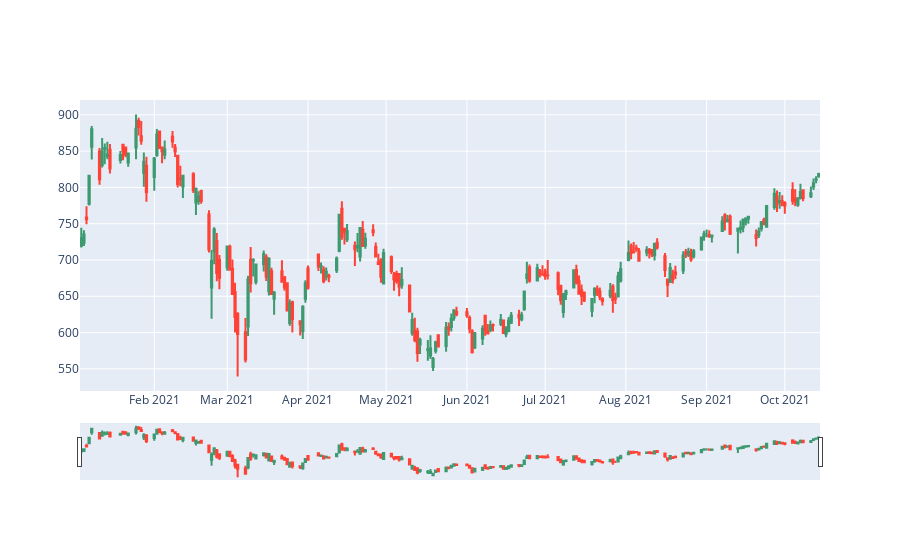

Notebook cell for this chart:
### Code cell
# Candlestick chart of 2021
trace = go.Candlestick(x=tesla['2021'].index,
                open=tesla['2021'].Open,
                high=tesla['2021'].High,
                low=tesla['2021'].Low,
                close=tesla['2021'].Close)
data = [trace]
iplot(data, filename='simple_candlestick')

### Figure 1 — Plotly figure (JSON) as saved in the notebook; plotly's stock layout.template omitted (floating-point values rounded to 4 significant figures; data arrays with more than 128 entries replaced by an {"elided": "..."} marker saying what was removed)
{"data": [{"close": {"elided": "198 float values"}, "high": {"elided": "198 float values"}, "low": {"elided": "198 float values"}, "open": {"elided": "198 float values"}, "type": "candlestick", "x": {"elided": "198 str values"}}], "layout": {}}
